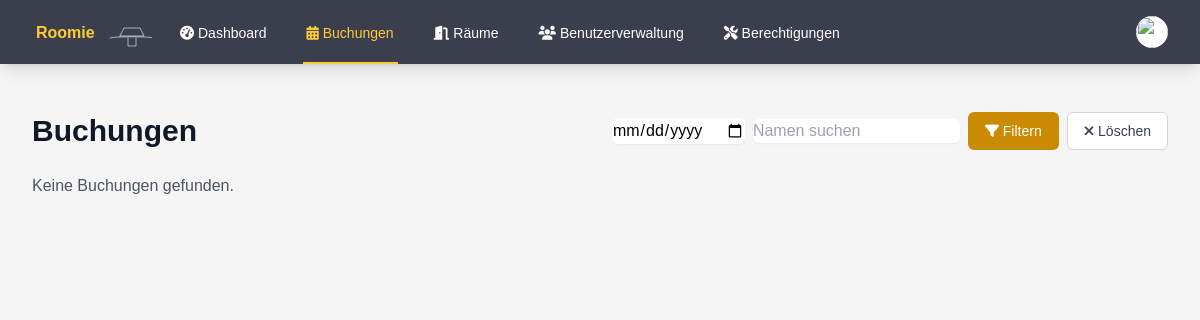
/bookings.php (signed in), run on an earlier commit of the app's database.
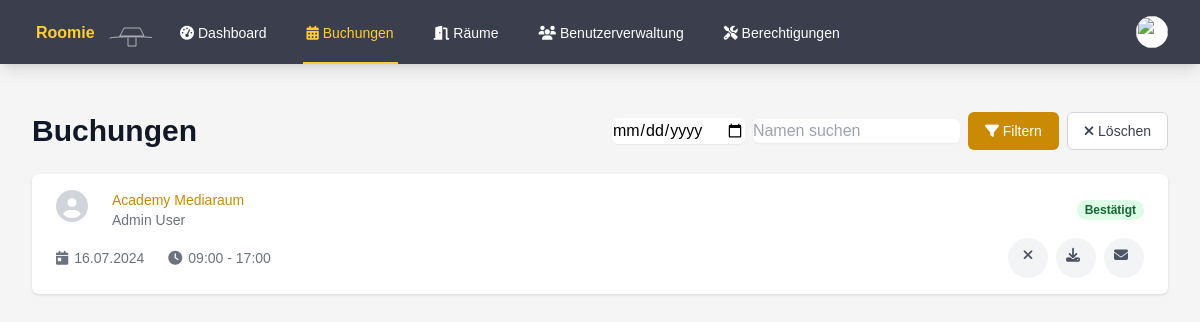
And on a later commit of the database.
### tables this page shows
CREATE TABLE bookings (
        id INTEGER PRIMARY KEY AUTOINCREMENT,
        user_id INTEGER,
        room_id INTEGER,
        seat_id INTEGER,
        date TEXT NOT NULL,
        start_time TEXT NOT NULL,
        end_time TEXT NOT NULL,
        FOREIGN KEY (user_id) REFERENCES users(id),
        FOREIGN KEY (room_id) REFERENCES rooms(id),
        FOREIGN KEY (seat_id) REFERENCES seats(id)
    );

CREATE TABLE rooms (
        id INTEGER PRIMARY KEY AUTOINCREMENT,
        name TEXT NOT NULL,
        number TEXT,
        type TEXT NOT NULL,
        capacity INTEGER DEFAULT 0,
        is_favorite INTEGER DEFAULT 0,
        equipment TEXT,
        grid_position INTEGER
    );

CREATE TABLE users (
        id INTEGER PRIMARY KEY AUTOINCREMENT,
        name TEXT NOT NULL,
        email TEXT UNIQUE NOT NULL,
        password TEXT NOT NULL,
        is_admin INTEGER DEFAULT 0,
        profile_image VARCHAR(255),
        notifications BOOLEAN DEFAULT 0,
        created_at DATETIME DEFAULT CURRENT_TIMESTAMP
    );

### auth.php (called while the page is built, shortened)
<?php
function isAdmin() {
    return isset($_SESSION['is_admin']) && $_SESSION['is_admin'] == 1;
}

### bookings.php (the view, shortened to what this page needs)
<?php
require_once 'auth.php';
$current_page = basename($_SERVER['PHP_SELF']);
$user_id = $_SESSION['user_id'] ?? null;
$filterDate = $_GET['date'] ?? null;
$searchName = $_GET['search'] ?? '';
$currentDate = date('Y-m-d');
try {
    $db = getDatabaseConnection();
    $query = 'SELECT b.id, r.name as room_name, b.date, b.start_time, b.end_time, u.name as user_name, u.email as user_email, u.profile_image, u.id as user_id
              FROM bookings b
              JOIN rooms r ON b.room_id = r.id
              JOIN users u ON b.user_id = u.id
              WHERE b.date >= :current_date';
    $params = ['current_date' => $currentDate];
    $query .= ' ORDER BY b.date ASC, b.start_time ASC';
    $stmt = $db->prepare($query);
    $stmt->execute($params);
    $bookings = $stmt->fetchAll(PDO::FETCH_ASSOC);
} catch (PDOException $e) {
    $error = "Datenbankfehler: " . $e->getMessage();
}
function formatGermanDate($date)
{
    return date('d.m.Y', strtotime($date));
}
?>
<!DOCTYPE html>
<html lang="de">
<head>
    <script src="https://cdn.tailwindcss.com"></script>
    <link rel="stylesheet" href="styles.css">
    <link rel="stylesheet" href="https://cdnjs.cloudflare.com/ajax/libs/font-awesome/6.1.1/css/all.min.css">
</head>
<body class="bg-custom-background">
    <nav class="bg-custom-nav shadow-lg" x-data="{ open: false }">
        <div class="max-w-7xl mx-auto px-4 sm:px-6 lg:px-8">
            <div class="flex justify-between h-16">
                <div class="flex">
                    <div class="flex-shrink-0 flex items-center">
                        <a href="index.php">
                            <img class="h-8 w-auto" src="test.svg" alt="Roomie Logo">
                        </a>
                    </div>
                    <div class="hidden sm:ml-6 sm:flex sm:space-x-8">
                        <a href="index.php" class="inline-flex items-center px-1 pt-1 border-b-2 text-sm font-medium <?php echo $current_page == 'index.php' ? 'active' : 'inactive'; ?>">
                            <i class="fas fa-tachometer-alt mr-1"></i>Dashboard
                        </a>
                        <a href="bookings.php" class="inline-flex items-center px-1 pt-1 border-b-2 text-sm font-medium <?php echo $current_page == 'bookings.php' ? 'active' : 'inactive'; ?>">
                            <i class="fas fa-calendar-alt mr-1"></i>Buchungen
                        </a>
                        <a href="rooms.php" class="inline-flex items-center px-1 pt-1 border-b-2 text-sm font-medium <?php echo $current_page == 'rooms.php' ? 'active' : 'inactive'; ?>">
                            <i class="fas fa-door-open mr-1"></i>Räume
                        </a>
                        <?php if (isAdmin()) : ?>
                            <a href="admin_users.php" class="inline-flex items-center px-1 pt-1 border-b-2 text-sm font-medium <?php echo $current_page == 'admin_users.php' ? 'active' : 'inactive'; ?>">
                                <i class="fas fa-users mr-1"></i>Benutzerverwaltung
                            </a>
                            <a href="admin_permissions.php" class="inline-flex items-center px-1 pt-1 border-b-2 text-sm font-medium text-white <?php echo $current_page == 'admin_permissions.php' ? 'border-yellow-400' : 'border-transparent'; ?>">
                                <i class="fas fa-tools"></i>&nbsp;Berechtigungen
                            </a>
                        <?php endif; ?>
                    </div>
                </div>
                <div class="hidden sm:ml-6 sm:flex sm:items-center">
                    <div class="ml-3 relative" x-data="{ open: false }">
                        <div>
                            <button @click="open = !open" class="bg-white rounded-full flex text-sm focus:outline-none focus:ring-2 focus:ring-offset-2 focus:ring-yellow-500" id="user-menu" aria-haspopup="true" x-bind:aria-expanded="open">
                                <img class="h-8 w-8 rounded-full" src="https://images.unsplash.com/photo-1472099645785-5658abf4ff4e?ixlib=rb-1.2.1&ixid=eyJhcHBfaWQiOjEyMDd9&auto=format&fit=facearea&facepad=2&w=256&h=256&q=80" alt="">
                            </button>
                        </div>
                    </div>
                </div>
            </div>
        </div>
    </nav>
    <div class="max-w-7xl mx-auto py-6 sm:px-6 lg:px-8">
        <div class="px-4 py-6 sm:px-0">
            <div class="flex flex-col sm:flex-row justify-between items-center mb-6">
                <h1 class="text-3xl font-bold text-gray-900">Buchungen</h1>
                <form action="" method="GET" class="filter-container space-y-2 sm:space-y-0 sm:space-x-2 flex items-center">
                    <input type="date" name="date" id="date" value="<?php echo $filterDate; ?>" class="border-gray-300 rounded-md shadow-sm focus:ring-yellow-500 focus:border-yellow-500 w-full sm:w-auto" placeholder="Datum">
                    <input type="text" name="search" id="search" value="<?php echo htmlspecialchars($searchName); ?>" placeholder="Namen suchen" class="border-gray-300 rounded-md shadow-sm focus:ring-yellow-500 focus:border-yellow-500 w-full sm:w-auto">
                    <button type="submit" class="inline-flex items-center px-4 py-2 border border-transparent text-sm font-medium rounded-md text-white bg-yellow-600 hover:bg-yellow-700 focus:outline-none focus:ring-2 focus:ring-offset-2 focus:ring-yellow-500 w-full sm:w-auto">
                        <i class="fas fa-filter"></i>&nbsp;Filtern
                    </button>
                    <a href="bookings.php" class="inline-flex items-center px-4 py-2 border border-gray-300 text-sm font-medium rounded-md text-gray-700 bg-white hover:bg-gray-50 focus:outline-none focus:ring-2 focus:ring-offset-2 focus:ring-yellow-500 w-full sm:w-auto">
                        <i class="fas fa-times"></i>&nbsp;Löschen
                    </a>
                </form>
            </div>
            <?php if (empty($bookings)) : ?>
                <p class="text-gray-600">Keine Buchungen gefunden.</p>
            <?php else : ?>
                <div class="bg-white shadow overflow-hidden sm:rounded-md">
                    <ul class="divide-y divide-gray-200">
                        <?php foreach ($bookings as $booking) : ?>
                            <li>
                                <div class="px-4 py-4 sm:px-6">
                                    <div class="flex items-center justify-between">
                                        <div class="flex items-center">
                                            <div class="flex-shrink-0 h-10 w-10">
                                                <?php if (!empty($booking['profile_image'])) : ?>
                                                    <img class="h-10 w-10 rounded-full" src="uploads/<?php echo htmlspecialchars($booking['profile_image']); ?>" alt="">
                                                <?php else : ?>
                                                    <i class="fas fa-user-circle fa-2x text-gray-300"></i>
                                                <?php endif; ?>
                                            </div>
                                            <div class="ml-4">
                                                <p class="text-sm font-medium text-yellow-600 truncate">
                                                    <?php echo htmlspecialchars($booking['room_name']); ?>
                                                </p>
                                                <p class="text-sm text-gray-500">
                                                    <?php echo htmlspecialchars($booking['user_name']); ?>
                                                </p>
                                            </div>
                                        </div>
                                        <div class="ml-2 flex-shrink-0 flex">
                                            <p class="px-2 inline-flex text-xs leading-5 font-semibold rounded-full bg-green-100 text-green-800">
                                                Bestätigt
                                            </p>
                                        </div>
                                    </div>
                                    <div class="mt-2 sm:flex sm:justify-between">
                                        <div class="sm:flex">
                                            <p class="flex items-center text-sm text-gray-500">
                                                <i class="fas fa-calendar-day mr-1.5"></i>
                                                <?php echo formatGermanDate($booking['date']); ?>
                                            </p>
                                            <p class="mt-2 flex items-center text-sm text-gray-500 sm:mt-0 sm:ml-6">
                                                <i class="fas fa-clock mr-1.5"></i>
                                                <?php echo htmlspecialchars($booking['start_time'] . ' - ' . $booking['end_time']); ?>
                                            </p>
                                        </div>
                                        <?php if ($booking['user_id'] == $user_id) : ?>
                                            <div class="mt-2 flex items-center text-sm text-gray-500 sm:mt-0 space-x-2">
                                                <form action="cancel_booking.php" method="POST" onsubmit="return confirm('Sind Sie sicher, dass Sie diese Buchung stornieren möchten?');">
                                                    <button type="submit" class="icon-btn">
                                                        <i class="fas fa-times icon"></i>
                                                    </button>
                                                </form>
                                                <a href="?download=calendar&booking_id=<?php echo $booking['id']; ?>" class="icon-btn">
                                                    <i class="fas fa-download icon"></i>
                                                </a>
                                                <a href="?send_email=1&booking_id=<?php echo $booking['id']; ?>" class="icon-btn">
                                                    <i class="fas fa-envelope icon"></i>
                                                </a>
                                            </div>
                                        <?php endif; ?>
                                    </div>
                                </div>
                            </li>
                        <?php endforeach; ?>
                    </ul>
                </div>
            <?php endif; ?>
        </div>
    </div>
</body>
</html>

### styles.css (style rules this page uses)
.active { color: #ffcc33 !important; border-color: #ffcc33 !important; }
.inactive { color: #fff !important; border-color: transparent !important; }
body { font-family: 'Source Sans 3', sans-serif; }
.bg-custom-nav { background-color: #3b3e4d; }
.bg-custom-background { background-color: #f5f5f5; }
.filter-container { display: flex; flex-direction: column; width: 100%; }
@media (min-width: 640px) { .filter-container { flex-direction: row; width: auto; } }
.icon-btn { display: inline-flex; align-items: center; justify-content: center; width: 2.5rem; height: 2.5rem; border-radius: 50%; background-color: #f3f4f6; transition: background-color 0.2s; }
.icon { width: 1.25rem; height: 1.25rem; color: #4b5563; }

What changed in the data, as far as the page shows it:
added bookings: room.name "Academy Mediaraum", user.name "Admin User", date "16.07.2024", start_time+end_time "09:00 - 17:00"
Also different on the page:
text no longer shown: "Keine Buchungen gefunden."
